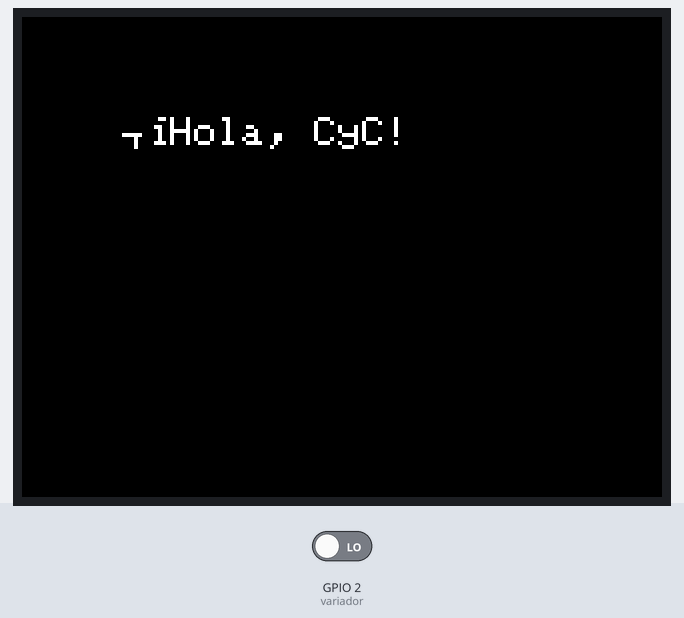
The sketch below on a simulated ESP32. On the bench: 320×240 colour display. The inputs (shaded band) are chosen by the test bench; at power-on: GPIO 2 (variador) LOW. WiFi joins after 1.5 s; servers stay silent unless stated; no MQTT or app messages arrive unless stated; what the sketch prints to the serial monitor is not drawn.

Above: at 2.9 s.
3.0 s: GPIO 2 (variador) driven HIGH
At 4.5 s:
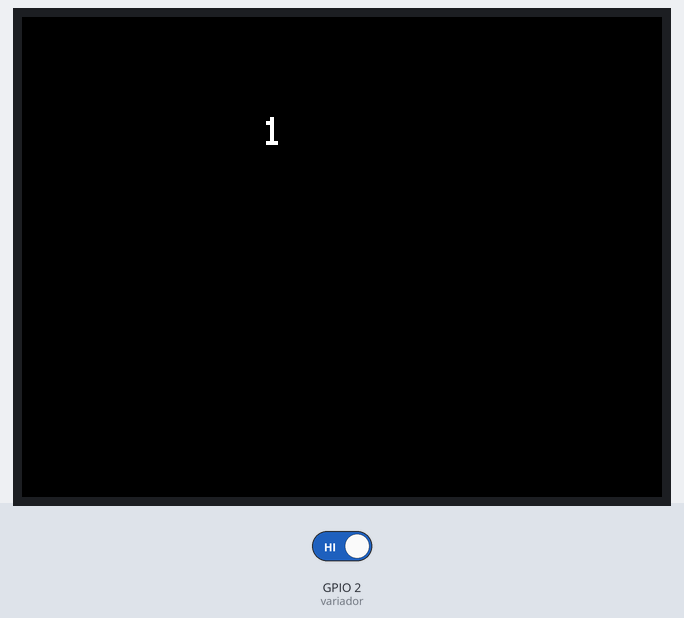
4.8 s: GPIO 2 (variador) driven LOW
Timing chart, 0 to 7.8 s (numbered marks = the images above; inputs shaded):
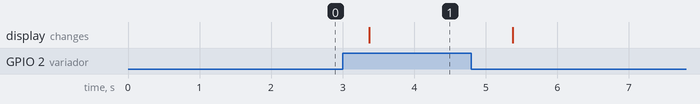

Measured:
- after the input at 3.0 s, the display: changes after 0.37 s (image 1)

The sketch:

SensorDiscreto.ino
```cpp
#include <WiFi.h>
#include <esp_wifi.h>
#include <PubSubClient.h>
#include <TFT_eSPI.h>  // Graphics and font library for ST7735 driver chip
#include <SPI.h>

//************************Definiciones de pines***********************//
#define variador 2

//************************Definiciones colores***********************//

#define TFT_GREY 0x5AEB  // Color del fondo de pantalla

//************************Datos de Wifi***********************//
const char* ssid = "Prueba2.4";
const char* password = "cpce.1901";


//************************Datos de Brocker***********************//

const char* mqtt_server = "broker.hivemq.com";
const char* id = "pepitopagadoble";
const char* user = "pepitopagadoble";
const char* codePass = "";
int puerto = 1883;
const char* topico1 = "cyc/papelera/prueba/var1/pepitopagadoble";

//************************Manejo de tiempos***********************//

long lastMsg = 0;
unsigned long Task_1 = 0;
int tiempo_envio = 1000;  //ms

//************************Variables globales***********************//

int statusMachine = 0;
bool read_before = false;

//************************Creando objetos***********************//

WiFiClient espClient;
PubSubClient client(espClient);
TFT_eSPI tft = TFT_eSPI();

//************************ Conexion Wifi ***********************//

void setup_wifi() {
  delay(10);
  WiFi.begin(ssid, password);
  while (WiFi.status() != WL_CONNECTED) {
    Serial.print(".");
    delay(500);
  }
  Serial.println("OK, Estamos conectado en WIFI");
}

//************************ Reconect ***********************//

void reconnect() {
  while (!client.connected()) {
    Serial.println("Intentando concetar con servidor MQTT...");
    if (client.connect(id, user, codePass)) {
      Serial.println("connectado");
    } else {
      Serial.print("Falla, Estado: ");
      Serial.print(client.state());
      Serial.println("Intentando en 5 segundos..");
      delay(5000);
    }
  }
}


void setup() {
  Serial.begin(115200);

  tft.init();
  tft.setRotation(1);
  tft.fillScreen(TFT_BLACK);
  tft.setTextColor(TFT_WHITE);
  tft.setTextSize(2);
  tft.setCursor(50, 50);
  tft.println("¡Hola, CyC!");

  pinMode(variador, INPUT);
  setup_wifi();
  client.setServer(mqtt_server, puerto);
}

void loop() {


  if (!client.connected()) {
    reconnect();
  }
  client.loop();

  if (millis() - Task_1 > 500) {
    Task_1 = millis();

    bool read = digitalRead(variador);  // Leer el estado actual de la señal

    if (read != read_before) {
      if (read == HIGH) {
        if (statusMachine == 0) {
          statusMachine = 1;
        } else {
          statusMachine = 0;
        }
        Serial.println("Rising");
        send();
        show();
      } else {
        if (statusMachine == 0) {
          statusMachine = 1;
        } else {
          statusMachine = 0;
        }
        Serial.println("Falling");
        send();
        show();
      }

      read_before = read;  // Actualizar el estado anterior con el estado actual
    }
  }
}

void send() {
  Serial.println(statusMachine);
  String cadena = String(statusMachine);
  const char* envio = cadena.c_str();
  client.publish(topico1, envio);
}

void show(){

  tft.fillScreen(TFT_BLACK);
  tft.setCursor(120, 50);
  tft.print(statusMachine);
}
```
